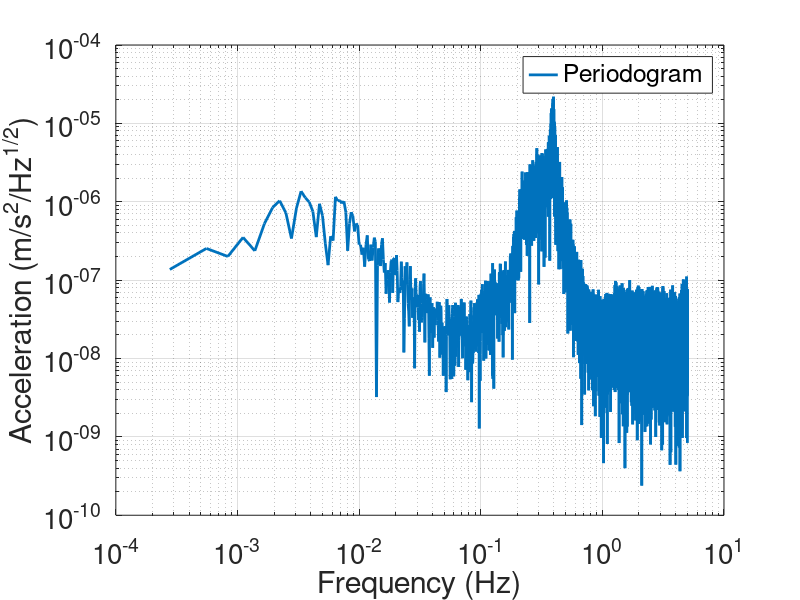

This chart was generated by the following MATLAB code: (Note: this script raises an error after producing the figure.)
% 采用不同方法绘制功率谱
%    1. 周期图法：[pxx,f] = periodogram(data,window,nfft,fs,'onesided');
%    2. Welch法：[pxx,f] = pwelch(data,window,noverlap,nfft,fs,'onesided');
%    3. LPSD：[pxx,f] = iLPSD(data,fs);

% XiaoCY 2020-10-21

%%
set(groot,'DefaultLineLineWidth',2)
set(groot,'DefaultAxesFontSize',20)
set(groot,'DefaultFigureColor','w')
set(groot,'DefaultFigureWindowStyle','docked')

clear;clc
close all

%% 周期图法
load('gnd-noise.mat')

fprintf('%13s: ','Periodogram')
nfft = length(data);
window = hann(nfft);

tic
[pxx,f] = periodogram(data,window,nfft,fs,'onesided');
toc

figure('Name','PSD')
loglog(f,sqrt(pxx),'DisplayName','Periodogram')
hold on
grid on
legend
xlabel('Frequency (Hz)')
ylabel('Acceleration (m/s^2/Hz^{1/2})')

%% Welch法
fprintf('%13s: ','Welch')
nfft = round(length(data)/4);
window = hann(nfft);
noverlap = round(nfft/2);

tic
[pxx,f] = pwelch(data,window,noverlap,nfft,fs,'onesided');
toc

loglog(f,sqrt(pxx),'DisplayName','Welch')
legend

%% LPSD
fprintf('%13s: ','LPSD')

tic
[pxx,f] = iLPSD(data,fs);
toc

loglog(f,sqrt(pxx),'DisplayName','LPSD')
legend